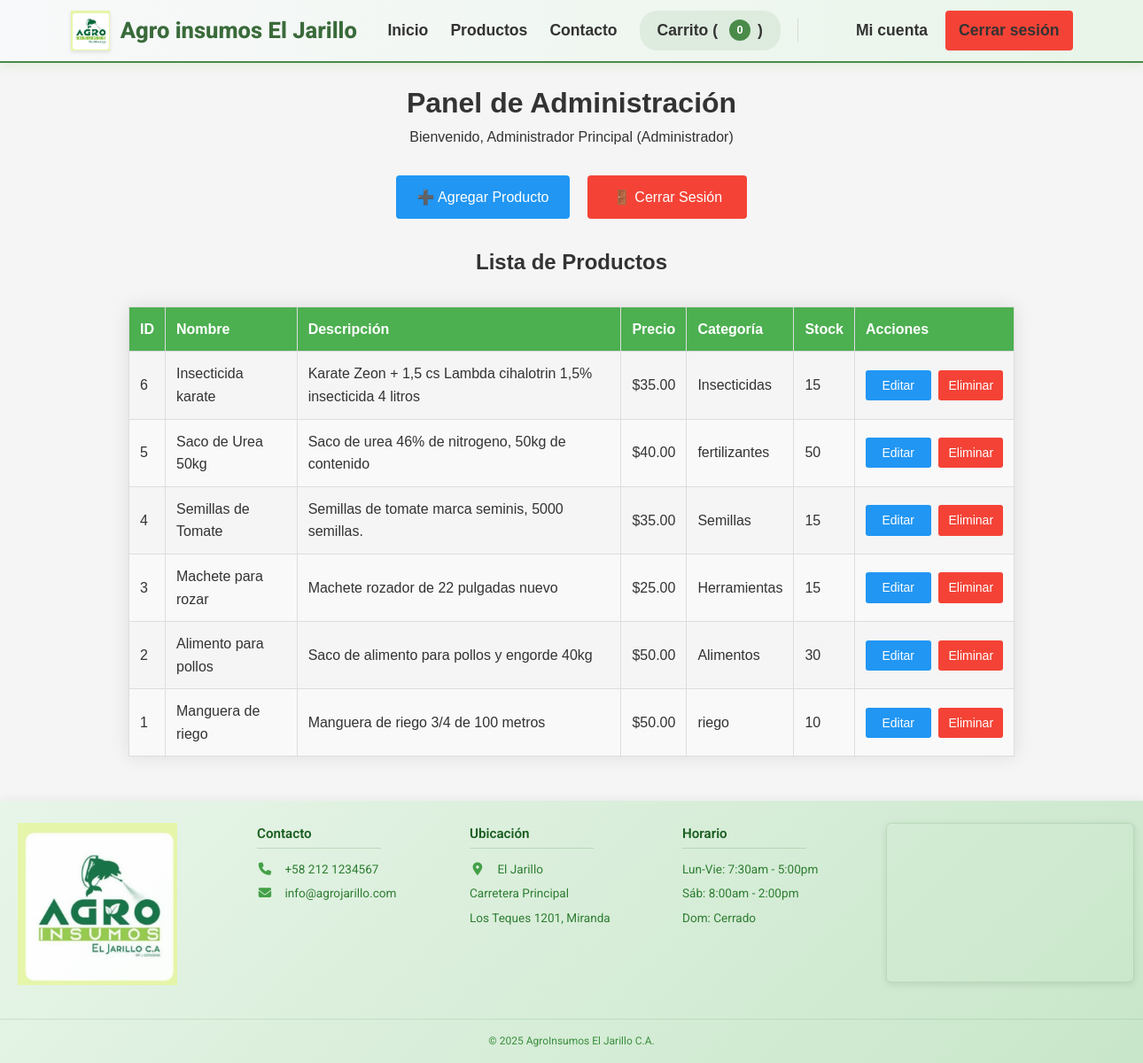
Page /admin.php (signed in) on the committed database.
### tables this page shows
CREATE TABLE `productos` (
  `id` int(11) NOT NULL,
  `nombre` varchar(100) NOT NULL,
  `descripcion` text DEFAULT NULL,
  `precio` decimal(10,2) NOT NULL,
  `categoria` varchar(50) NOT NULL,
  `stock` int(11) NOT NULL,
  `imagen` varchar(100) DEFAULT NULL,
  `fecha_creacion` timestamp NOT NULL DEFAULT current_timestamp()
);

### admin.php (the view, shortened to what this page needs)
<?php
$productosPorPagina = 10;
$database = new Database();
$conn = $database->getConnection();
$paginaActual = isset($_GET['pagina']) && is_numeric($_GET['pagina']) ? (int)$_GET['pagina'] : 1;
$indiceInicio = ($paginaActual - 1) * $productosPorPagina;
$query = "SELECT * FROM productos ORDER BY id DESC LIMIT :inicio, :cantidad";
$stmt = $conn->prepare($query);
$stmt->bindParam(':inicio', $indiceInicio, PDO::PARAM_INT);
$stmt->bindParam(':cantidad', $productosPorPagina, PDO::PARAM_INT);
$stmt->execute();
$productos = $stmt->fetchAll(PDO::FETCH_ASSOC);
require_once __DIR__ . '/includes/header.php';
?>
<div class="admin-container">
    <h1>Panel de Administración</h1>
    <p>Bienvenido, <?php echo htmlspecialchars($_SESSION['user_name']); ?> (Administrador)</p>
    <div class="button-group">
        <a href="Agregar_producto.php" class="btn-action btn-primary">➕ Agregar Producto</a>
        <a href="logout.php" class="btn-action btn-danger">🚪 Cerrar Sesión</a>
    </div>
    <h2>Lista de Productos</h2>
    <table class="products-table">
        <thead>
            <tr>
                <th>ID</th>
                <th>Nombre</th>
                <th>Descripción</th>
                <th>Precio</th>
                <th>Categoría</th>
                <th>Stock</th>
                <th>Acciones</th>
            </tr>
        </thead>
        <tbody>
            <?php if (count($productos) > 0): ?>
                <?php foreach ($productos as $producto): ?>
                    <tr>
                        <td><?= htmlspecialchars($producto['id']) ?></td>
                        <td><?= htmlspecialchars($producto['nombre']) ?></td>
                        <td><?= htmlspecialchars($producto['descripcion']) ?></td>
                        <td>$<?= number_format($producto['precio'], 2) ?></td>
                        <td><?= htmlspecialchars($producto['categoria']) ?></td>
                        <td><?= htmlspecialchars($producto['stock']) ?></td>
                        <td>
                            <div class="action-buttons">
                                <a href='editar_producto.php?id=<?= $producto['id'] ?>' class='action-btn btn-primary'>Editar</a>
                                <a href='admin.php?delete_id=<?= $producto['id'] ?>' class='action-btn btn-danger'
                                   onclick='return confirm("¿Estás seguro de eliminar este producto?")'>Eliminar</a>
                            </div>
                        </td>
                    </tr>
                <?php endforeach; ?>
            <?php else: ?>
                <tr><td colspan="7">No hay productos para mostrar en esta página.</td></tr>
            <?php endif; ?>
        </tbody>
    </table>
</div>
<?php include __DIR__ . '/includes/footer.php'; ?>

### assets/css/style.css (style rules this page uses)
:root { --primary: #4a8c2a; --primary-dark: #3a6e20; --secondary: #f5a623; --light: #f9f9f9; --dark: #333; --gray: #ddd; --white: #fff; }
* { margin: 0; padding: 0; box-sizing: border-box; }
body { font-family: 'Open Sans', sans-serif; color: var(--dark); line-height: 1.6; background-color: #f5f5f5; }
:root { --primary: #4a8b4a; --primary-dark: #3a6a3a; --dark: #333; --light: #f8f9fa; }
body { font-family: Arial, sans-serif; margin: 0; padding: 0; background-color: #f5f5f5; color: #333; }
a { color: #2e7d32; text-decoration: none; }

### admin.php (style rules this page uses)
.admin-container { display: flex; flex-direction: column; align-items: center; justify-content: center; min-height: 70vh; text-align: center; padding: 20px; }
.button-group { display: flex; gap: 20px; margin: 30px 0; flex-wrap: wrap; justify-content: center; }
.btn-action { background-color: #4CAF50; color: white; padding: 12px 24px; border: none; border-radius: 4px; cursor: pointer; text-decoration: none; font-size: 16px; transition: all 0.3s; min-width: 180px; }
.btn-danger { background-color: #f44336; }
.btn-primary { background-color: #2196F3; }
.products-table { width: 100%; max-width: 1000px; margin: 30px auto; border-collapse: collapse; box-shadow: 0 0 20px rgba(0,0,0,0.1); }
.products-table th, .products-table td { border: 1px solid #ddd; padding: 12px; text-align: left; }
.products-table th { background-color: #4CAF50; color: white; }
.products-table tr:nth-child(even) { background-color: #f9f9f9; }
.products-table td:last-child { width: 180px; white-space: nowrap; }
.action-buttons { display: flex; gap: 8px; }
.action-btn { padding: 6px 12px; border: none; border-radius: 3px; cursor: pointer; color: white; text-decoration: none; font-size: 14px; flex: 1; text-align: center; min-width: 70px; }

### rows in the picture
productos: id "6", nombre "Insecticida karate", descripcion "Karate Zeon + 1,5 cs Lambda cihalotrin 1,5% insecticida 4 litros", precio "35.00", categoria "Insecticidas", stock "15"
productos: id "5", nombre "Saco de Urea 50kg", descripcion "Saco de urea 46% de nitrogeno, 50kg de contenido", precio "40.00", categoria "fertilizantes", stock "50"
productos: id "4", nombre "Semillas de Tomate", descripcion "Semillas de tomate marca seminis, 5000 semillas.", precio "35.00", categoria "Semillas", stock "15"
productos: id "3", nombre "Machete para rozar", descripcion "Machete rozador de 22 pulgadas nuevo", precio "25.00", categoria "Herramientas", stock "15"
productos: id "2", nombre "Alimento para pollos", descripcion "Saco de alimento para pollos y engorde 40kg", precio "50.00", categoria "Alimentos", stock "30"
productos: id "1", nombre "Manguera de riego", descripcion "Manguera de riego 3/4 de 100 metros", precio "50.00", categoria "riego", stock "10"

### other values in the picture
$_SESSION['user_name'] "Administrador Principal"
